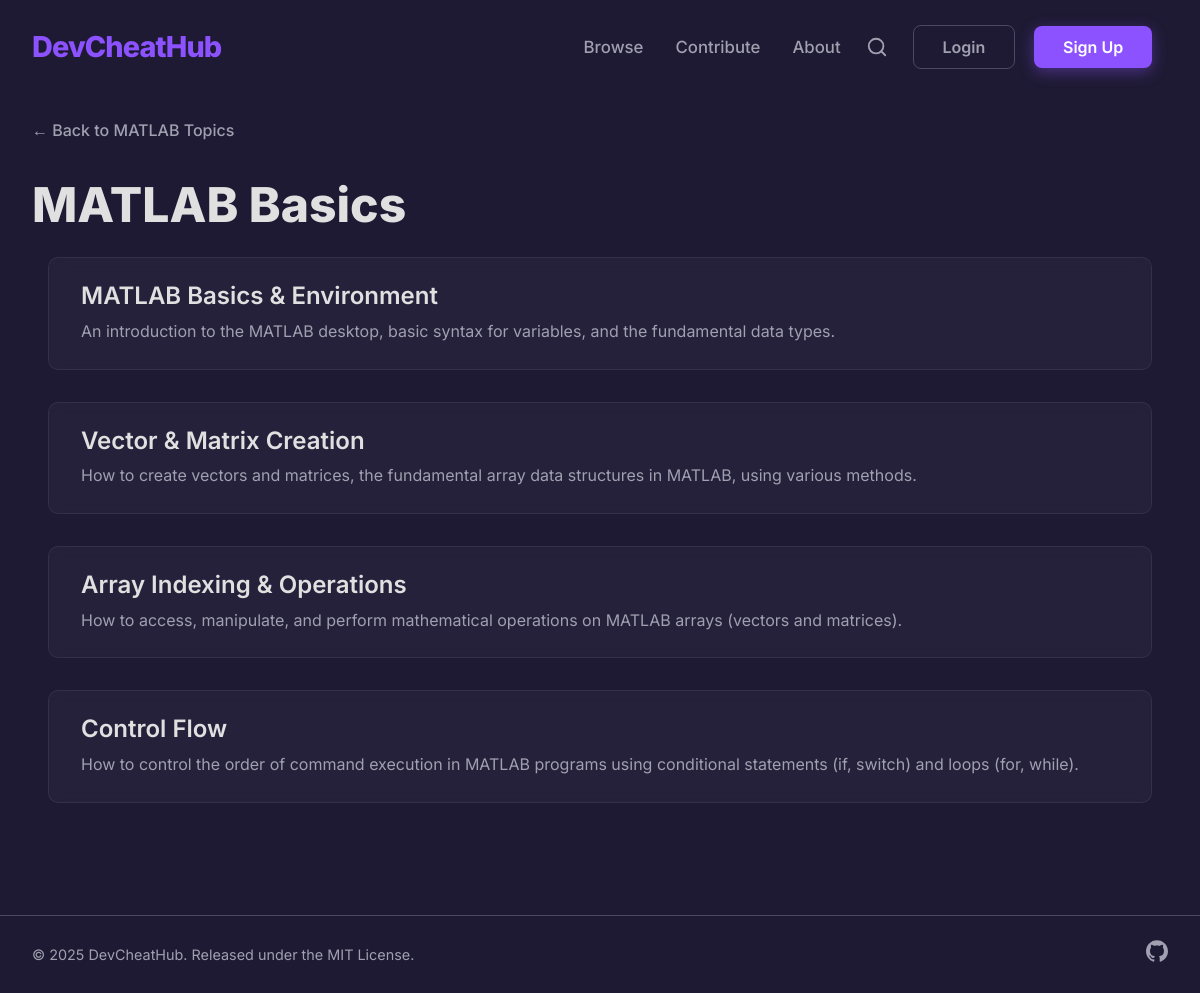
/category/matlab-basics/, run on the app's committed database.
### core/models.py (models this page shows, shortened)
class Category(models.Model):
    name = models.CharField(max_length=100)
    slug = models.SlugField(max_length=100, unique=True, blank=True)
    parent = models.ForeignKey(
        'self',
        on_delete=models.CASCADE,
        null=True,
        blank=True,
        related_name='subcategories'
    )
    order = models.PositiveIntegerField(default=0)
    icon = models.FileField(upload_to='category_icons/', null=True, blank=True)
    class Meta:
        verbose_name_plural = "Categories"
        ordering = ['order']
        unique_together = ('parent', 'name')

class CheatSheet(models.Model):
    STATUS_CHOICES = [
        ('PENDING', 'Pending Review'),
        ('APPROVED', 'Approved'),
        ('REJECTED', 'Rejected'),
    ]
    author = models.ForeignKey(User, on_delete=models.CASCADE)
    category = models.ForeignKey(Category, related_name="cheatsheets", on_delete=models.CASCADE)
    title = models.CharField(max_length=200)
    description = models.TextField(help_text="A brief description of the cheatsheet.")
    status = models.CharField(max_length=10, choices=STATUS_CHOICES, default='PENDING')
    slug = models.SlugField(max_length=200, unique=True, blank=True)
    created_at = models.DateTimeField(auto_now_add=True)
    updated_at = models.DateTimeField(auto_now=True)
    content = models.JSONField(default=dict)

### core/views.py (the view)
# urls.py: path('category/<slug:category_slug>/', views.category_detail, name='category_detail'),
def category_detail(request, category_slug):
    category = get_object_or_404(Category, slug=category_slug)
    if category.subcategories.exists():
        context = {
            'category': category,
            'subcategories': category.subcategories.all()
        }
        return render(request, 'core/subcategory_list.html', context)
    else:
        cheatsheet_list = CheatSheet.objects.filter(category=category, status='APPROVED')
        paginator = Paginator(cheatsheet_list, 10) # Show 10 cheatsheets per page
        page_number = request.GET.get('page')
        page_obj = paginator.get_page(page_number)
        context = {
            'category': category,
            'page_obj': page_obj, # Pass the Page object to the template
        }
        return render(request, 'core/cheatsheet_list.html', context)

### templates/core/cheatsheet_list.html (shortened to what this page needs)
{% extends "base.html" %}
{% load static %}
{% block content %}
<div class="container">
    {% if category.parent %}
        <a href="{% url 'category_detail' category.parent.slug %}" class="breadcrumb">&larr; Back to {{ category.parent.name }} Topics</a>
    {% else %}
        <a href="{% url 'category_list' %}" class="breadcrumb">&larr; Back to All Categories</a>
    {% endif %}
    <h1 class="page-title">{{ category.name }}</h1>
    <div class="list-container">
        {% for sheet in page_obj  %}
        <a href="{% url 'cheatsheet_detail' sheet.slug %}" class="list-item-link">
            <div class="list-item">
                <h2 class="list-item-title">{{ sheet.title }}</h2>
                <p class="list-item-description">{{ sheet.description }}</p>
            </div>
        </a>
        {% empty %}
        <p>There are no cheatsheets in this category yet.</p>
        {% endfor %}
    </div>
</div>
{% endblock %}

### static/css/styles.css (style rules this page uses)
:root { --primary-bg: #1E1A33; --secondary-bg: #2C2842; --accent-color: #8C52FF; --text-primary: #E0E0E0; --text-secondary: #A0A0B0; --card-bg: #2C2842; --border-color: #4C4862; --code-bg: #211D34; --gradient-start: #8C52FF; --gradient-end: #00C2FF; --btn-hover-border: #00C2FF; }
body { background-color: var(--primary-bg); color: var(--text-primary); font-family: 'Inter', sans-serif, -apple-system, BlinkMacSystemFont, "Segoe UI", Roboto, Helvetica, Arial, "Apple Color Emoji", "Segoe UI Emoji", "Segoe UI Symbol"; margin: 0; font-size: 16px; line-height: 1.6; -webkit-font-smoothing: antialiased; -moz-osx-font-smoothing: grayscale; pointer-events: none; user-select: none; -webkit-user-select: none; }
h1, h2, h3, h4, h5, h6 { color: var(--text-primary); line-height: 1.2; margin-top: 0; }
p { color: var(--text-secondary); }
.container { max-width: 1200px; margin: 0 auto; padding: 1.5rem 2rem; }
#particles-js, .main-header, .btn, a, button, input, textarea, .card, .snippet-container, .CodeMirror { pointer-events: auto; }
.list-item { background-color: rgba(44, 40, 66, 0.5); -webkit-backdrop-filter: blur(8px); backdrop-filter: blur(8px); padding: 1.5rem 2rem; margin-bottom: 1rem; border-radius: 10px; border: 1px solid rgba(76, 72, 98, 0.4); transition: transform 0.2s ease, border-color 0.2s ease, box-shadow 0.2s ease; }
.list-item-title { margin: 0 0 0.5rem 0; color: var(--text-primary); font-size: 1.5rem; font-weight: 600; }
.list-item-description { margin: 0; color: var(--text-secondary); font-size: 1rem; }
.page-title { font-size: 3rem; font-weight: 800; color: var(--text-primary); margin-bottom: 1rem; border-bottom: none; }
.breadcrumb { color: var(--text-secondary); text-decoration: none; display: inline-flex; align-items: center; margin-bottom: 2rem; font-weight: 500; }
.list-item-link { text-decoration: none; display: block; padding: 0.5rem 1rem; }
.list-item-title { color: var(--text-primary); }
.list-item-description { color: var(--text-secondary); }
.list-item-link { text-decoration: none; color: var(--text-primary); }
html { height: 100%; box-sizing: border-box; }
*, *::before, *::after { box-sizing: inherit; }
body { display: flex; flex-direction: column; min-height: 100vh; }

### data on the page
Category: parent.name "MATLAB", name "MATLAB Basics"
CheatSheet: title "MATLAB Basics & Environment", description "An introduction to the MATLAB desktop, basic syntax for variables, and the fundamental data types."
CheatSheet: title "Vector & Matrix Creation", description "How to create vectors and matrices, the fundamental array data structures in MATLAB, using various methods."
CheatSheet: title "Array Indexing & Operations", description "How to access, manipulate, and perform mathematical operations on MATLAB arrays (vectors and matrices)."
CheatSheet: title "Control Flow", description "How to control the order of command execution in MATLAB programs using conditional statements (if, switch) and loops (for, while)."
